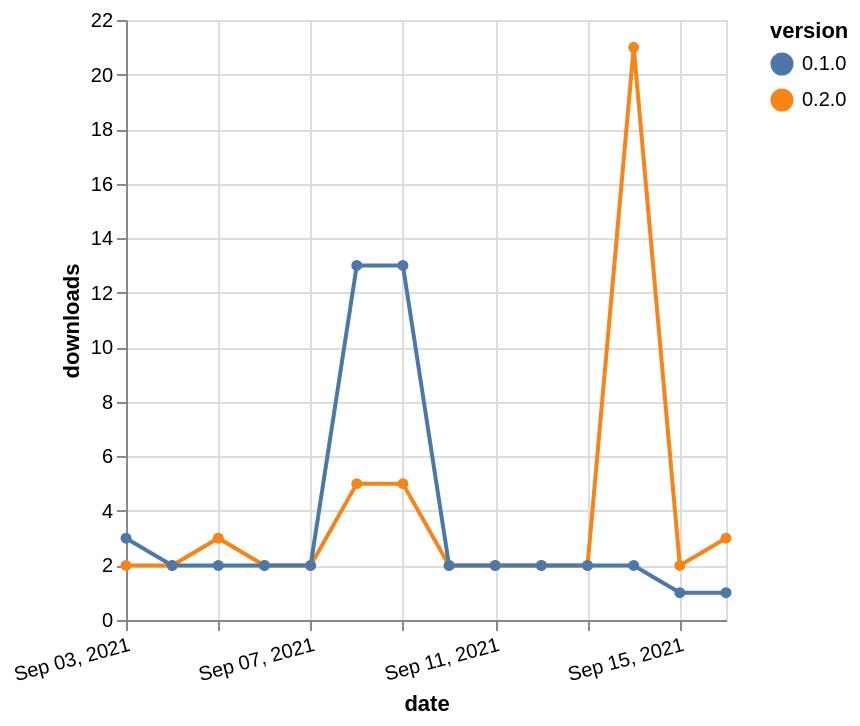

Vega-Lite specification stored for this chart:
### Vega-Lite specification from a JSON file in a GitHub repository (floating-point values rounded to 4 significant figures)
{"$schema": "https://vega.github.io/schema/vega-lite/v5.json", "description": "A simple bar chart with embedded data.", "data": {"values": [{"date": "2021-09-03", "total": 369, "delta": 2, "version": "0.2.0"}, {"date": "2021-09-04", "total": 371, "delta": 2, "version": "0.2.0"}, {"date": "2021-09-05", "total": 374, "delta": 3, "version": "0.2.0"}, {"date": "2021-09-06", "total": 376, "delta": 2, "version": "0.2.0"}, {"date": "2021-09-07", "total": 378, "delta": 2, "version": "0.2.0"}, {"date": "2021-09-08", "total": 383, "delta": 5, "version": "0.2.0"}, {"date": "2021-09-09", "total": 388, "delta": 5, "version": "0.2.0"}, {"date": "2021-09-10", "total": 390, "delta": 2, "version": "0.2.0"}, {"date": "2021-09-11", "total": 392, "delta": 2, "version": "0.2.0"}, {"date": "2021-09-12", "total": 394, "delta": 2, "version": "0.2.0"}, {"date": "2021-09-13", "total": 396, "delta": 2, "version": "0.2.0"}, {"date": "2021-09-14", "total": 417, "delta": 21, "version": "0.2.0"}, {"date": "2021-09-15", "total": 419, "delta": 2, "version": "0.2.0"}, {"date": "2021-09-16", "total": 422, "delta": 3, "version": "0.2.0"}, {"date": "2021-09-03", "total": 4684, "delta": 3, "version": "0.1.0"}, {"date": "2021-09-04", "total": 4686, "delta": 2, "version": "0.1.0"}, {"date": "2021-09-05", "total": 4688, "delta": 2, "version": "0.1.0"}, {"date": "2021-09-06", "total": 4690, "delta": 2, "version": "0.1.0"}, {"date": "2021-09-07", "total": 4692, "delta": 2, "version": "0.1.0"}, {"date": "2021-09-08", "total": 4705, "delta": 13, "version": "0.1.0"}, {"date": "2021-09-09", "total": 4718, "delta": 13, "version": "0.1.0"}, {"date": "2021-09-10", "total": 4720, "delta": 2, "version": "0.1.0"}, {"date": "2021-09-11", "total": 4722, "delta": 2, "version": "0.1.0"}, {"date": "2021-09-12", "total": 4724, "delta": 2, "version": "0.1.0"}, {"date": "2021-09-13", "total": 4726, "delta": 2, "version": "0.1.0"}, {"date": "2021-09-14", "total": 4728, "delta": 2, "version": "0.1.0"}, {"date": "2021-09-15", "total": 4729, "delta": 1, "version": "0.1.0"}, {"date": "2021-09-16", "total": 4730, "delta": 1, "version": "0.1.0"}]}, "width": "container", "mark": {"type": "line", "point": {"filled": true}}, "encoding": {"x": {"field": "date", "type": "temporal", "timeUnit": "yearmonthdate", "title": "date", "axis": {"labelAngle": -15}}, "y": {"field": "delta", "type": "quantitative", "title": "downloads"}, "color": {"field": "version", "type": "nominal"}, "tooltip": {"field": "delta"}}}
